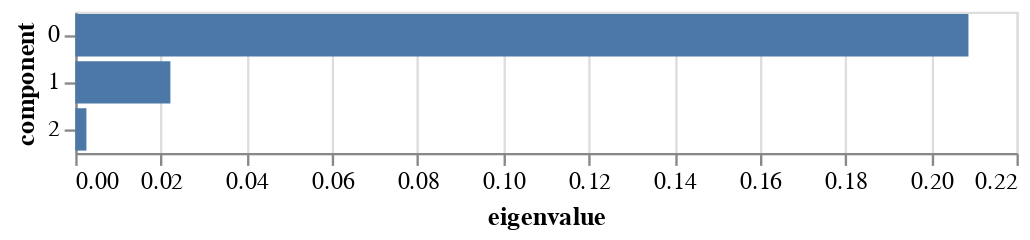

Notebook cell for this chart:
### Code cell
base = F_1.scree_plot().encode(x="eigenvalue",y="component")
base.mark_bar() + base.mark_text(align='left', dx=2)

### Figure 1 — Vega-Lite specification as saved in the notebook (floating-point values rounded to 4 significant figures)
{"config": {"view": {"continuousWidth": 400, "continuousHeight": 300}}, "layer": [{"mark": "bar", "encoding": {"tooltip": [{"field": "component", "type": "nominal"}, {"field": "eigenvalue", "type": "quantitative"}, {"field": "% of variance", "type": "quantitative"}, {"field": "% of variance (cumulative)", "type": "quantitative"}], "x": {"field": "eigenvalue", "type": "quantitative"}, "y": {"field": "component", "type": "nominal"}}}, {"mark": {"type": "text", "align": "left", "dx": 2}, "encoding": {"tooltip": [{"field": "component", "type": "nominal"}, {"field": "eigenvalue", "type": "quantitative"}, {"field": "% of variance", "type": "quantitative"}, {"field": "% of variance (cumulative)", "type": "quantitative"}], "x": {"field": "eigenvalue", "type": "quantitative"}, "y": {"field": "component", "type": "nominal"}}}], "data": {"name": "data-957b1e7f21b21172c42b1da1b53f5f36"}, "$schema": "https://vega.github.io/schema/vega-lite/v4.17.0.json", "datasets": {"data-957b1e7f21b21172c42b1da1b53f5f36": [{"component": "0", "eigenvalue": 0.2088, "% of variance": 89.37, "% of variance (cumulative)": 89.37}, {"component": "1", "eigenvalue": 0.02223, "% of variance": 9.515, "% of variance (cumulative)": 98.89}, {"component": "2", "eigenvalue": 0.002598, "% of variance": 1.112, "% of variance (cumulative)": 100.0}]}}
